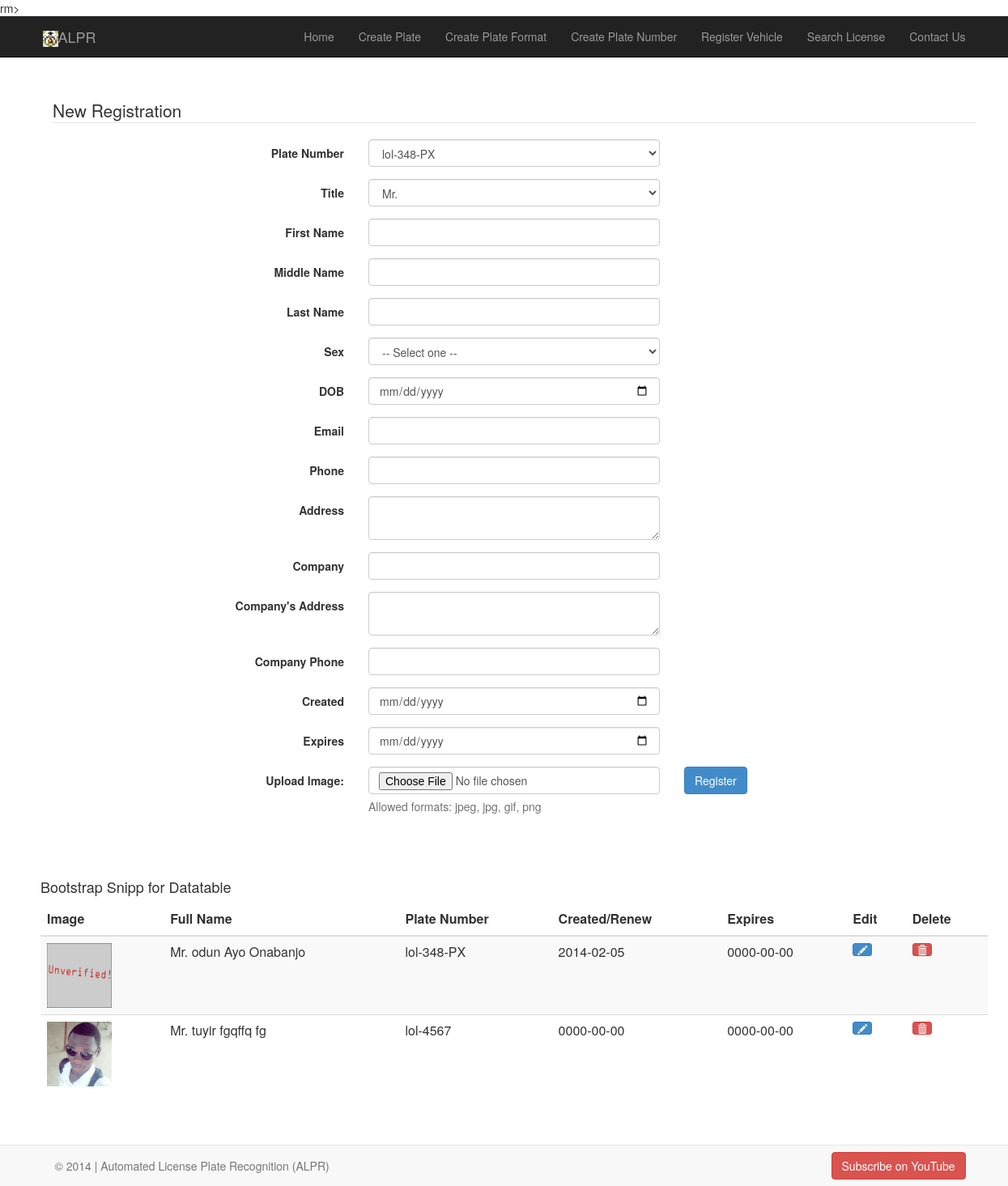
The page /vehicle.php (signed in) on the database its author committed.
### tables this page shows
CREATE TABLE IF NOT EXISTS `owner` (
  `owner_id` int(11) NOT NULL AUTO_INCREMENT,
  `number_id` int(11) NOT NULL,
  `title` varchar(20) NOT NULL,
  `firstname` varchar(200) NOT NULL,
  `middlename` varchar(200) NOT NULL,
  `lastname` varchar(200) NOT NULL,
  `sex` varchar(10) NOT NULL,
  `dob` varchar(50) NOT NULL,
  `email` varchar(50) NOT NULL,
  `phone` varchar(50) NOT NULL,
  `address` varchar(250) NOT NULL,
  `company` varchar(150) NOT NULL,
  `c_address` varchar(250) NOT NULL,
  `created` varchar(50) NOT NULL,
  `expire` varchar(50) NOT NULL,
  `c_phone` varchar(50) NOT NULL,
  `img` varchar(50) NOT NULL,
  PRIMARY KEY (`owner_id`)
);

CREATE TABLE IF NOT EXISTS `number` (
  `number_id` int(11) NOT NULL AUTO_INCREMENT,
  `format_id` int(11) NOT NULL,
  `number` varchar(50) NOT NULL,
  PRIMARY KEY (`number_id`)
);

### vehicle.php (the view, shortened to what this page needs)
<?php
    $dbc = mysql_connect(DB_HOST, DB_USER, DB_PASSWORD)
            or die("Unable to connect to the database " . mysql_error());
?>
<!DOCTYPE HTML>
<html>
<head>
    <link rel="stylesheet" type="text/css" href="css/bootstrap.min.css">
<link rel="stylesheet" href="css/styles.css" type="text/css"/>
</head>
<body>
    <div class="navbar navbar-inverse navbar-static-top">
        <div class="container">
            <a href="#" class="navbar-brand"><img src="img/pic1.png" alt="">ALPR</a>
            <div class="collapse navbar-collapse navHeaderCollapse">
                <ul class="nav navbar-nav navbar-right">
                    <li><a href="index.php">Home</a></li>
                    <li><a href="state.php">Create Plate</a></li>
                    <li><a href="format.php">Create Plate Format</a></li>
                    <li><a href="number.php">Create Plate Number</a></li>
                    <li><a href="vehicle.php">Register Vehicle</a></li>
                    <li><a href="search.php">Search License</a></li>
                    <li><a href="#contact" data-toggle="modal">Contact Us</a></li>
                </ul>
            </div>
        </div>
    </div>
         <div class="container" style="margin: 50px;">
 <form class="form-horizontal" method="post" action="vehicle.php">
      <legend>New Registration</legend>
<div class="form-group">
  <label class="col-md-4 control-label" for="selectbasic">Plate Number</label>
  <div class="col-md-4">
    <select id="selectbasic" name="r_number" class="form-control">
      <?php
                                            $query = "SELECT * FROM number";
                                            $data = mysql_query($query, $dbc)
                                            or die("Error selecting from database. " . mysql_error());
                                            while ($row = mysql_fetch_array($data)) {
                                                echo '<option value="'.$row['number_id'].'">' . $row['number']. '</option>';
                                            }
                                        ?>
    </select>
  </div>
</div>
<div class="form-group">
  <label class="col-md-4 control-label" for="r_title">Title</label>
  <div class="col-md-4">
    <select id="r_title" name="r_title" class="form-control">
      <option value="Mr.">Mr.</option>
    </select>
  </div>
</div>
<div class="form-group">
  <label class="col-md-4 control-label" for="f_name">First Name</label>
  <div class="col-md-4">
  <input id="f_name" name="f_name" type="text" placeholder="" class="form-control input-md" required="true">
  </div>
</div>
<div class="form-group">
  <label class="col-md-4 control-label" for="m_name">Middle Name</label>
  <div class="col-md-4">
  <input id="m_name" name="m_name" type="text" placeholder="" class="form-control input-md" required="true">
  </div>
</div>
<div class="form-group">
  <label class="col-md-4 control-label" for="l_name">Last Name</label>
  <div class="col-md-4">
  <input id="l_name" name="l_name" type="text" placeholder="" class="form-control input-md" required="true">
  </div>
</div>
<div class="form-group">
  <label class="col-md-4 control-label" for="r_sex">Sex</label>
  <div class="col-md-4">
    <select id="r_sex" name="r_sex" class="form-control">
      <option value="Male.">-- Select one --</option>
    </select>
  </div>
</div>
<div class="form-group">
  <label class="col-md-4 control-label" for="r_dob">DOB</label>
  <div class="col-md-4">
  <input id="r_dob" name="r_dob" type="date" placeholder="" class="form-control input-md" required="true">
  </div>
</div>
<div class="form-group">
  <label class="col-md-4 control-label" for="r_email">Email</label>
  <div class="col-md-4">
  <input id="r_email" name="r_email" type="email" placeholder="" class="form-control input-md" required="true">
  </div>
</div>
<div class="form-group">
  <label class="col-md-4 control-label" for="r_phome">Phone</label>
  <div class="col-md-4">
  <input id="r_phome" name="r_phome" type="text" placeholder="" class="form-control input-md" required="true">
  </div>
</div>
<div class="form-group">
  <label class="col-md-4 control-label" for="r_address">Address</label>
  <div class="col-md-4">
    <textarea class="form-control" id="r_address" name="r_address"></textarea>
  </div>
</div>
<div class="form-group">
  <label class="col-md-4 control-label" for="r_company">Company</label>
  <div class="col-md-4">
  <input id="r_company" name="r_company" type="text" placeholder="" class="form-control input-md" required="true">
  </div>
</div>
<div class="form-group">
  <label class="col-md-4 control-label" for="r_caddress">Company's Address</label>
  <div class="col-md-4">
    <textarea class="form-control" id="r_caddress" name="r_caddress"></textarea>
  </div>
</div>
<div class="form-group">
  <label class="col-md-4 control-label" for="r_cphone">Company Phone</label>
  <div class="col-md-4">
  <input id="r_cphone" name="r_cphone" type="text" placeholder="" class="form-control input-md" required="true">
  </div>
</div>
<div class="form-group">
  <label class="col-md-4 control-label" for="r_created">Created</label>
  <div class="col-md-4">
  <input id="r_created" name="r_created" type="date" placeholder="" class="form-control input-md" required="true">
  </div>
</div>
<div class="form-group">
  <label class="col-md-4 control-label" for="r_expires">Expires</label>
  <div class="col-md-4">
  <input id="r_expires" name="r_expires" type="date" placeholder="" class="form-control input-md" required="true">
  </div>
</div>
    <div class="form-group">
      <label for="uploadimage" class="col-md-4 control-label">Upload Image:</label>
      <div class="col-md-4">
        <input type="file" name="screenshot" name="screenshot" class="form-control input-md" required="true">
        <p class="help-block">
          Allowed formats: jpeg, jpg, gif, png
        </p><br>
      </div>
    <div class="form-group">
      <div class="col-md-4">
       <button id="btnAdd" name="btnAdd" class="btn btn-primary" title="Click here to register a new User.">Register</button>
       <br><br><br><br><br>
      </div>
    </div>
    <div class="row">
        <div class="col-md-12">
        <h4>Bootstrap Snipp for Datatable</h4>
        <div class="table-responsive">
              <table id="mytable" class="table table-bordred table-striped">
                   <thead>
                   <th>Image</th>
                   <th>Full Name</th>
                    <th>Plate Number</th>
                     <th>Created/Renew</th>
                      <th>Expires</th>
                       <th>Edit</th>
                       <th>Delete</th>
                   </thead>
    <tbody>
    <tr>
    <?php
         $query2 = "SELECT owner.*, number.* FROM owner, number WHERE owner.number_id =  number.number_id";
        $data2 = mysql_query($query2, $dbc)
         or die("Error selecting from database. " . mysql_error());
            while($row = mysql_fetch_array($data2)){
            $fullname = $row['title']. ' ' .$row['firstname'].' '.$row['middlename'].' '.$row['lastname'];
           if (is_file(MM_UPLOADPATH . $row['img']) && filesize(MM_UPLOADPATH . $row['img']) > 0) {
                 echo '<td><img class="image" src="' . MM_UPLOADPATH . $row['img'] . '" alt="Score image" /></td>';
            }
            else {
              echo '<td><img class="image" src="' . MM_UPLOADPATH . 'unverified.gif' . '" alt="Unverified score"/></td>';
            }
             echo '<td>'.$fullname.'</td>';
             echo '<td>'.$row['number'].'</td>';
             echo '<td>'.$row['created'].'</td>';
             echo '<td>'.$row['expire'].'</td>';
            ?>
    <td><p><button class="btn btn-primary btn-xs" data-title="Edit" data-toggle="modal" data-target="#edit" data-placement="top" rel="tooltip"><span class="glyphicon glyphicon-pencil"></span></button></p></td>
    <td><p><button class="btn btn-danger btn-xs" data-title="Delete" data-toggle="modal" data-target="#delete" data-placement="top" rel="tooltip"><span class="glyphicon glyphicon-trash"></span></button></p></td>
    </tr>
        <?php
    }
    ?>
    </tbody>
</table>
            </div>
        </div>
</div>
</form>
    <div class="navbar navbar-default navbar-fixed-bottom">
        <div class="container">
            <p class="navbar-text pull-left"><span>&copy; 2014 | Automated License Plate Recognition (ALPR)</span></p>
            <a href="http://youtube.com" class="navbar-btn btn-danger btn pull-right">Subscribe on YouTube</a>
        </div>
    </div>
</body>
</html>

### css/styles.css (style rules this page uses)
body { margin-bottom: 80px; }
.image { height: 80px; width: 80px; }

### rows shown on the page
owner: fullname "Mr. odun Ayo Onabanjo", number.number "lol-348-PX", created "2014-02-05", expire "0000-00-00"
owner: img (picture), fullname "Mr. tuyir fgqffq fg", number.number "lol-4567", created "0000-00-00", expire "0000-00-00"

### other values the page prints
form field r_number "lol-348-PX"
